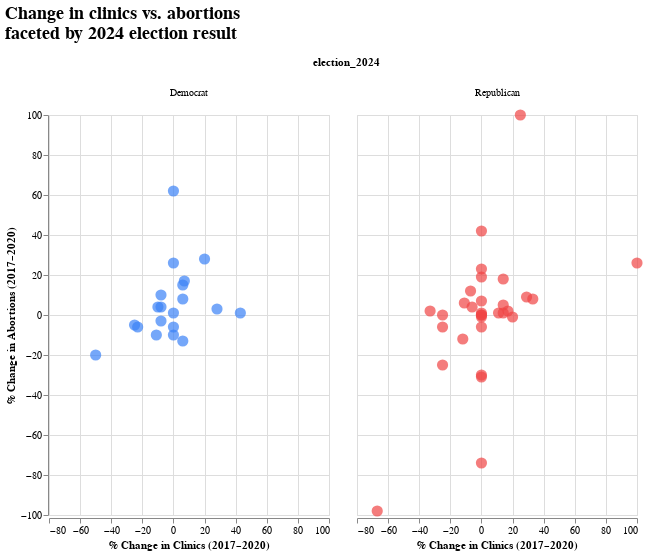

The notebook cell saved with this chart:
### Code cell
facet = (
    alt.Chart(abortion)
    .mark_circle(size=125)
    .encode(
        x=alt.X('clinic_change_pct:Q',
                title='% Change in Clinics (2017–2020)'),
        y=alt.Y('abortion_rate_change_pct:Q',
                title='% Change in Abortions (2017–2020)'),
        color=alt.Color('election_2024:N',
                        scale=alt.Scale(domain=['Democrat', 'Republican'],
                                        range=['#3b82f6', '#ef4444']),
                        legend=None),
        tooltip=['state', 'clinic_change_pct', 'abortion_rate_change_pct']
    )
    .properties(width=280, height=400)
    .facet(column='election_2024:N',
           title=alt.TitleParams(
               ["Change in clinics vs. abortions",
                "faceted by 2024 election result"]))
    .configure_title(fontSize=18, anchor='start', offset=14)
)
facet
